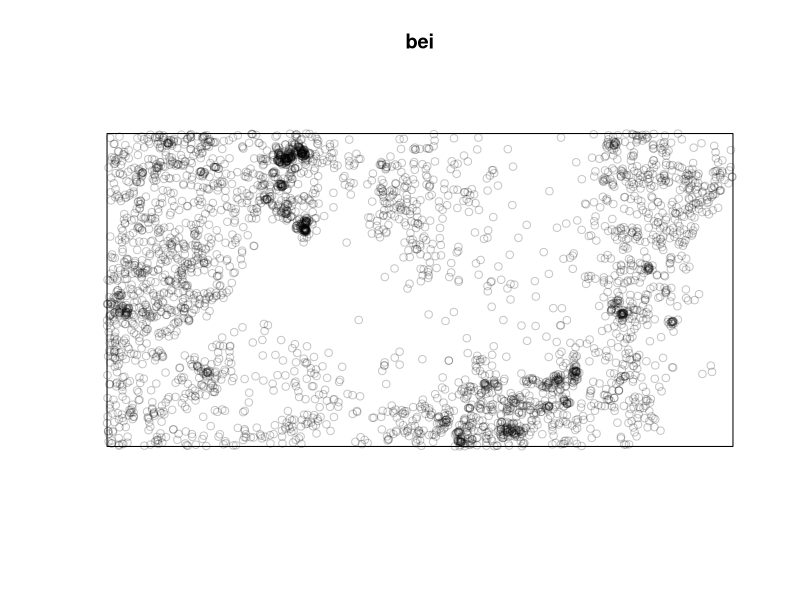
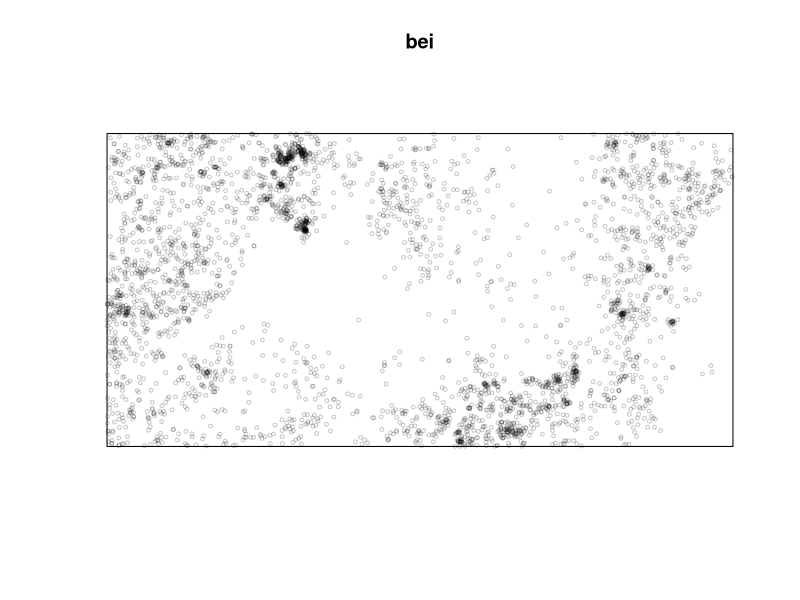
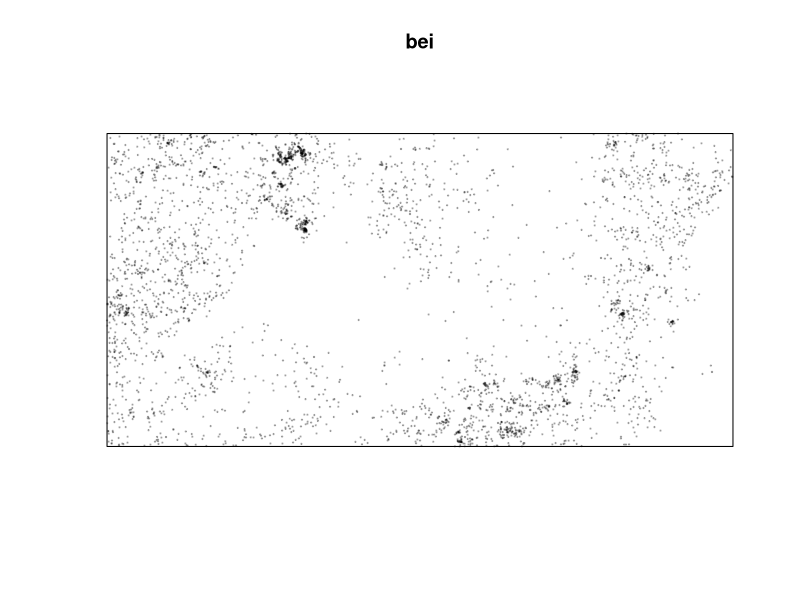
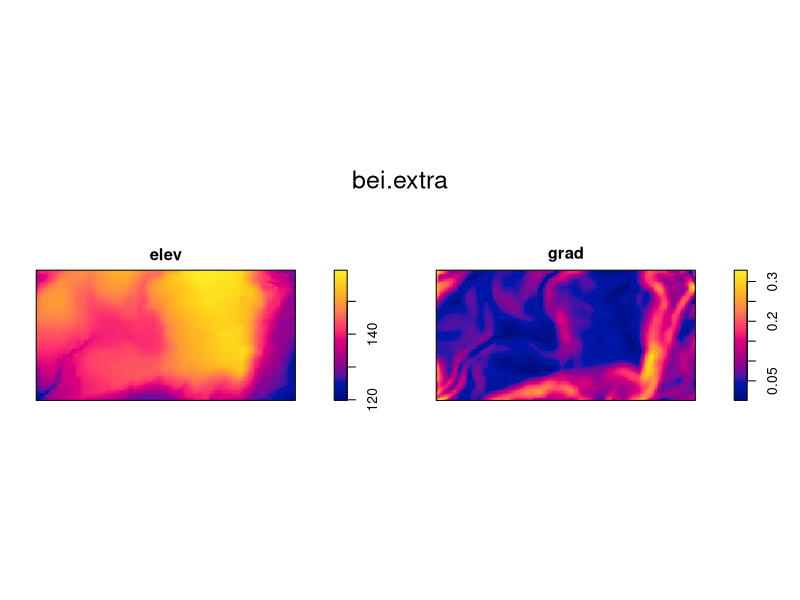
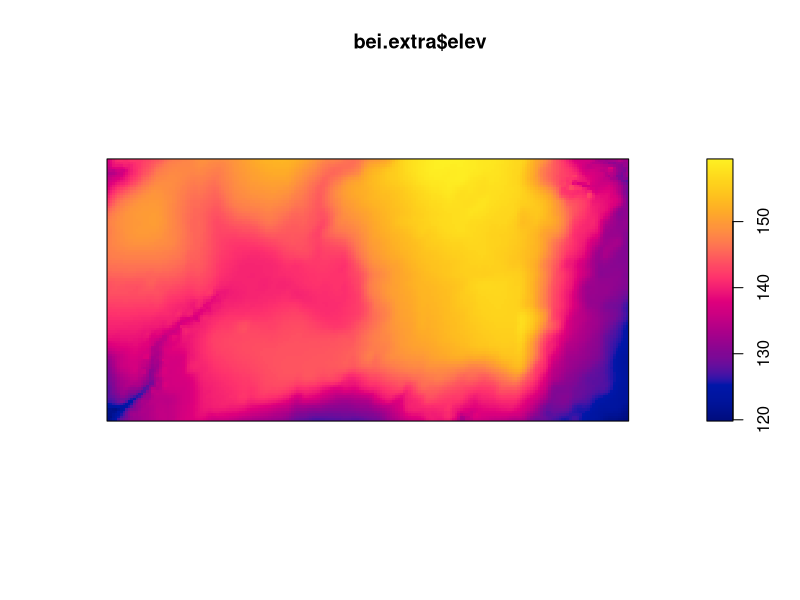
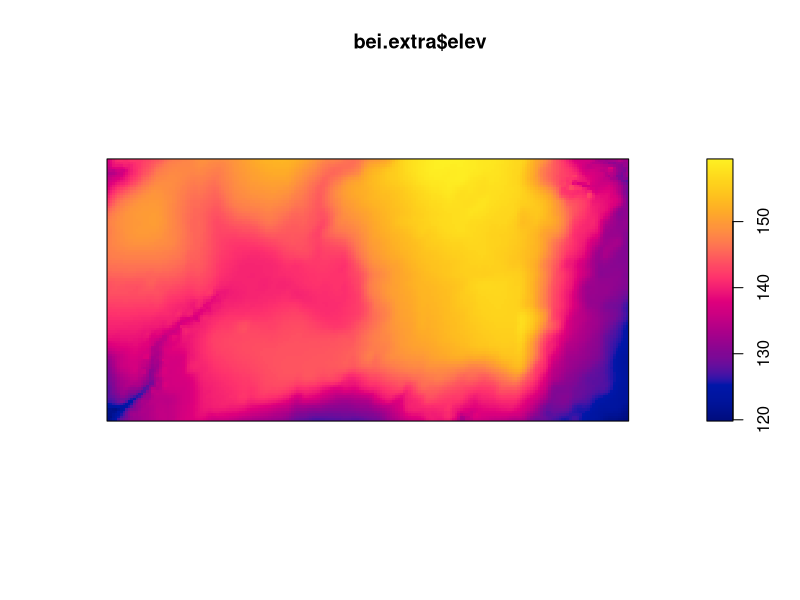
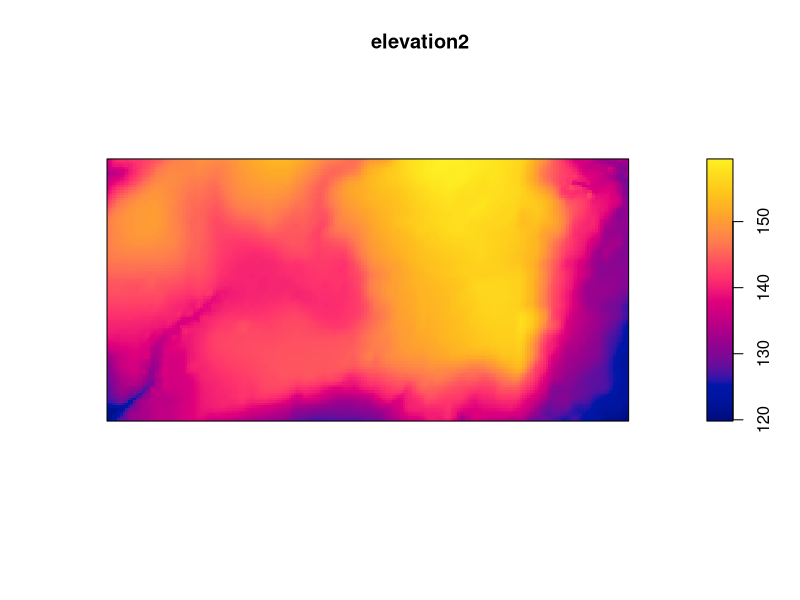
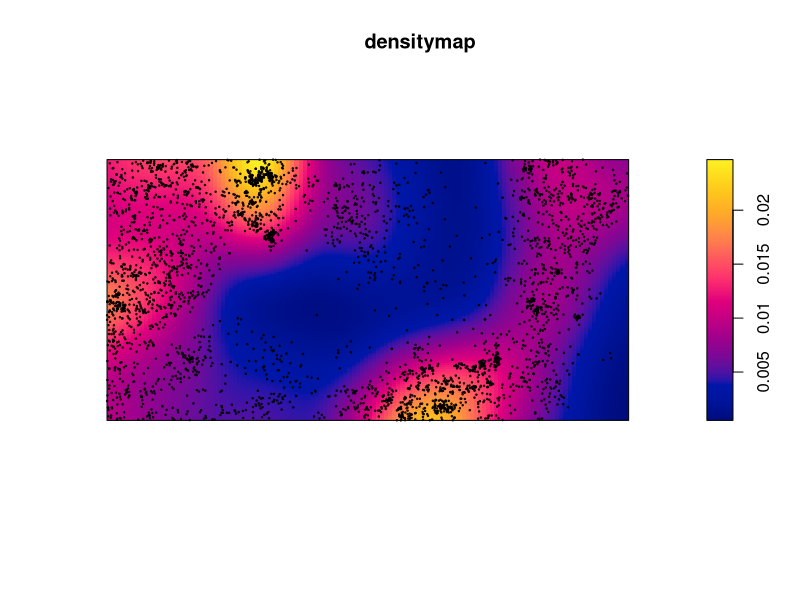

Write the R code that produced these figures, in order. (Note: this script raises an error after producing the figures.)
#Codes related to POPULATION GROWTH

#Let's install spatstat, which allows us to make a SPATIAL POINT PATTERN ANALISYS

install.packages("spatstat") # QUOTES are needed to protect the package we want to install which is outside R

#the function library(spatstat) is used to check if the package has already been installed
library(spatstat)

#we are using data in Markdown, which is outside R, in order to previously understand how they work

#DATA DESCRIPTION
#Let's use some datasets provided by spatstat, like BEI DATA 
#(The dataset bei gives the positions of 3605 trees of the species Beilschmiedia pendula (Lauraceae) in a 1000 by 500 metre rectangular sampling region in the tropical rainforest of Barro Colorado Island. )

#PLOTTING  DATA FROM SPATSTAT (see what it represents)
plot(bei) 
# as the points are too big for this area, we'll change their shame

#CHANGING DATA DIMENSION - cex
plot(bei,cex=.5)

#why are the trees clumbed in some area?

#CHANGING THE SYMBOL  - pch
plot(bei,cex=.2,pch=19) #search the number of R symbols on the internet

#ADDITIONAL DATASETS
bei.extra # it has two variables: elevation (elev) and gradient (grad). They allow to understand the distribution of bei datas

plot(bei.extra) #here we have the raster file =! vector file

#Let's use only part of the dataset: elev
bei.extra$elev  #$ sign links elevation to the dataset
plot(bei.extra$elev) 
elevation <- plot(bei.extra$elev)  #elevation has been assignet to an homonimous object, simple to find

#second method to select elements
bei.extra[1] #take the fist element, so it's another way to isolate elevation
elevation2 <- bei.extra[[1]]
plot(elevation2)

# INTERPOLATION: passing from points to a continuous surface 
densitymap<-density(bei) #the densitymap gives us info about the distribution of pixel
plot(densitymap)

#Let's overlap  bei points to the densitymap
points(bei, cex=.2)

#Avoid pictures with a combination of blue, green and red colors as daltonic people can't see them

#Let's change the colors
cl <- colorRampPalette(c("black", "red", "orange", "yellow"))(100) #R is capital letters sensitive!!!
#100 represents the different colors that can be present between the colors chosen
plot(densitymap, col=cl)

#Use yellow colour in a proper way, cause it's the most impacting one

#the quality is much worse if we put a smaller number, like
cl <- colorRampPalette(c("black", "red", "orange", "yellow"))(4) #R is capital letters sensitive!!!
#100 represents the different colors that can be present between the colors chosen
plot(densitymap, col=cl)

# MULTIFRAME (shows different plots at the same time)
par(mfrow=c(1,2)) #1 row and 2 columns, and they're part of an array
# and then the two plots 
plot(densitymap)
plot(elev)

par(mfrow=c(2,1)) #2 rows and 1 column, and they're part of an array
# and then the two plots 
plot(densitymap)
plot(elev)
